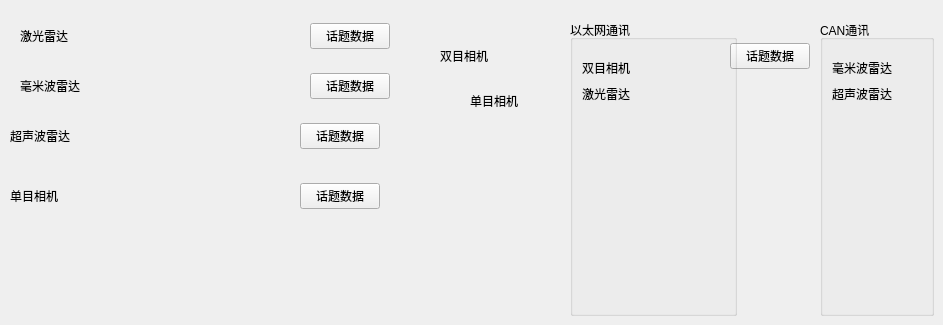
                 <widget class="QWidget" name="tab">
                  <attribute name="title">
                   <string/>
                  </attribute>
                  <widget class="QWidget" name="">
                   <property name="geometry">
                    <rect>
                     <x>20</x>
                     <y>20</y>
                     <width>370</width>
                     <height>33</height>
                    </rect>
                   </property>
                   <layout class="QHBoxLayout" name="horizontalLayout_18">
                    <item>
                     <widget class="QLabel" name="label_30">
                      <property name="minimumSize">
                       <size>
                        <width>0</width>
                        <height>20</height>
                       </size>
                      </property>
                      <property name="maximumSize">
                       <size>
                        <width>16777215</width>
                        <height>20</height>
                       </size>
                      </property>
                      <property name="text">
                       <string>激光雷达    </string>
                      </property>
                     </widget>
                    </item>
                    <item>
                     <spacer name="horizontalSpacer_23">
                      <property name="orientation">
                       <enum>Qt::Horizontal</enum>
                      </property>
                      <property name="sizeHint" stdset="0">
                       <size>
                        <width>40</width>
                        <height>20</height>
                       </size>
                      </property>
                     </spacer>
                    </item>
                    <item>
                     <spacer name="horizontalSpacer_25">
                      <property name="orientation">
                       <enum>Qt::Horizontal</enum>
                      </property>
                      <property name="sizeHint" stdset="0">
                       <size>
                        <width>40</width>
                        <height>20</height>
                       </size>
                      </property>
                     </spacer>
                    </item>
                    <item>
                     <layout class="QHBoxLayout" name="horizontalLayout_laser"/>
                    </item>
                    <item>
                     <spacer name="horizontalSpacer_41">
                      <property name="orientation">
                       <enum>Qt::Horizontal</enum>
                      </property>
                      <property name="sizeHint" stdset="0">
                       <size>
                        <width>40</width>
                        <height>20</height>
                       </size>
                      </property>
                     </spacer>
                    </item>
                    <item>
                     <spacer name="horizontalSpacer_20">
                      <property name="orientation">
                       <enum>Qt::Horizontal</enum>
                      </property>
                      <property name="sizeHint" stdset="0">
                       <size>
                        <width>40</width>
                        <height>20</height>
                       </size>
                      </property>
                     </spacer>
                    </item>
                    <item>
                     <widget class="QPushButton" name="pushButton_topic_lidar">
                      <property name="text">
                       <string>话题数据</string>
                      </property>
                     </widget>
                    </item>
                   </layout>
                  </widget>
                  <widget class="QWidget" name="">
                   <property name="geometry">
                    <rect>
                     <x>20</x>
                     <y>70</y>
                     <width>370</width>
                     <height>33</height>
                    </rect>
                   </property>
                   <layout class="QHBoxLayout" name="horizontalLayout_25">
                    <item>
                     <widget class="QLabel" name="label_35">
                      <property name="minimumSize">
                       <size>
                        <width>0</width>
                        <height>20</height>
                       </size>
                      </property>
                      <property name="maximumSize">
                       <size>
                        <width>16777215</width>
                        <height>20</height>
                       </size>
                      </property>
                      <property name="text">
                       <string>毫米波雷达</string>
                      </property>
                     </widget>
                    </item>
                    <item>
                     <spacer name="horizontalSpacer_46">
                      <property name="orientation">
                       <enum>Qt::Horizontal</enum>
                      </property>
                      <property name="sizeHint" stdset="0">
                       <size>
                        <width>40</width>
                        <height>20</height>
                       </size>
                      </property>
                     </spacer>
                    </item>
                    <item>
                     <spacer name="horizontalSpacer_48">
                      <property name="orientation">
                       <enum>Qt::Horizontal</enum>
                      </property>
                      <property name="sizeHint" stdset="0">
                       <size>
                        <width>40</width>
                        <height>20</height>
                       </size>
                      </property>
                     </spacer>
                    </item>
                    <item>
                     <layout class="QHBoxLayout" name="horizontalLayout_laser2"/>
                    </item>
                    <item>
                     <spacer name="horizontalSpacer_32">
                      <property name="orientation">
                       <enum>Qt::Horizontal</enum>
                      </property>
                      <property name="sizeHint" stdset="0">
                       <size>
                        <width>40</width>
                        <height>20</height>
                       </size>
                      </property>
                     </spacer>
                    </item>
                    <item>
                     <spacer name="horizontalSpacer_54">
                      <property name="orientation">
                       <enum>Qt::Horizontal</enum>
                      </property>
                      <property name="sizeHint" stdset="0">
                       <size>
                        <width>40</width>
                        <height>20</height>
                       </size>
                      </property>
                     </spacer>
                    </item>
                    <item>
                     <widget class="QPushButton" name="pushButton_topic_radar">
                      <property name="text">
                       <string>话题数据</string>
                      </property>
                     </widget>
                    </item>
                   </layout>
                  </widget>
                  <widget class="QWidget" name="">
                   <property name="geometry">
                    <rect>
                     <x>10</x>
                     <y>120</y>
                     <width>370</width>
                     <height>33</height>
                    </rect>
                   </property>
                   <layout class="QHBoxLayout" name="horizontalLayout_45">
                    <item>
                     <widget class="QLabel" name="label_65">
                      <property name="minimumSize">
                       <size>
                        <width>0</width>
                        <height>20</height>
                       </size>
                      </property>
                      <property name="maximumSize">
                       <size>
                        <width>16777215</width>
                        <height>20</height>
                       </size>
                      </property>
                      <property name="text">
                       <string>超声波雷达</string>
                      </property>
                     </widget>
                    </item>
                    <item>
                     <spacer name="horizontalSpacer_69">
                      <property name="orientation">
                       <enum>Qt::Horizontal</enum>
                      </property>
                      <property name="sizeHint" stdset="0">
                       <size>
                        <width>40</width>
                        <height>20</height>
                       </size>
                      </property>
                     </spacer>
                    </item>
                    <item>
                     <spacer name="horizontalSpacer_68">
                      <property name="orientation">
                       <enum>Qt::Horizontal</enum>
                      </property>
                      <property name="sizeHint" stdset="0">
                       <size>
                        <width>40</width>
                        <height>20</height>
                       </size>
                      </property>
                     </spacer>
                    </item>
                    <item>
                     <layout class="QHBoxLayout" name="horizontalLayout_tof"/>
                    </item>
                    <item>
                     <spacer name="horizontalSpacer_55">
                      <property name="orientation">
                       <enum>Qt::Horizontal</enum>
                      </property>
                      <property name="sizeHint" stdset="0">
                       <size>
                        <width>40</width>
                        <height>20</height>
                       </size>
                      </property>
                     </spacer>
                    </item>
                    <item>
                     <spacer name="horizontalSpacer_56">
                      <property name="orientation">
                       <enum>Qt::Horizontal</enum>
                      </property>
                      <property name="sizeHint" stdset="0">
                       <size>
                        <width>40</width>
                        <height>20</height>
                       </size>
                      </property>
                     </spacer>
                    </item>
                    <item>
                     <widget class="QPushButton" name="pushButton_topic_tof">
                      <property name="text">
                       <string>话题数据</string>
                      </property>
                     </widget>
                    </item>
                   </layout>
                  </widget>
                  <widget class="QWidget" name="">
                   <property name="geometry">
                    <rect>
                     <x>10</x>
                     <y>180</y>
                     <width>370</width>
                     <height>33</height>
                    </rect>
                   </property>
                   <layout class="QHBoxLayout" name="horizontalLayout_26">
                    <item>
                     <widget class="QLabel" name="label_31">
                      <property name="minimumSize">
                       <size>
                        <width>0</width>
                        <height>20</height>
                       </size>
                      </property>
                      <property name="maximumSize">
                       <size>
                        <width>16777215</width>
                        <height>20</height>
                       </size>
                      </property>
                      <property name="text">
                       <string>单目相机    </string>
                      </property>
                     </widget>
                    </item>
                    <item>
                     <spacer name="horizontalSpacer_49">
                      <property name="orientation">
                       <enum>Qt::Horizontal</enum>
                      </property>
                      <property name="sizeHint" stdset="0">
                       <size>
                        <width>40</width>
                        <height>20</height>
                       </size>
                      </property>
                     </spacer>
                    </item>
                    <item>
                     <spacer name="horizontalSpacer_51">
                      <property name="orientation">
                       <enum>Qt::Horizontal</enum>
                      </property>
                      <property name="sizeHint" stdset="0">
                       <size>
                        <width>40</width>
                        <height>20</height>
                       </size>
                      </property>
                     </spacer>
                    </item>
                    <item>
                     <layout class="QHBoxLayout" name="horizontalLayout_camera"/>
                    </item>
                    <item>
                     <spacer name="horizontalSpacer_74">
                      <property name="orientation">
                       <enum>Qt::Horizontal</enum>
                      </property>
                      <property name="sizeHint" stdset="0">
                       <size>
                        <width>40</width>
                        <height>20</height>
                       </size>
                      </property>
                     </spacer>
                    </item>
                    <item>
                     <spacer name="horizontalSpacer_58">
                      <property name="orientation">
                       <enum>Qt::Horizontal</enum>
                      </property>
                      <property name="sizeHint" stdset="0">
                       <size>
                        <width>40</width>
                        <height>20</height>
                       </size>
                      </property>
                     </spacer>
                    </item>
                    <item>
                     <widget class="QPushButton" name="pushButton_topic_camera">
                      <property name="text">
                       <string>话题数据</string>
                      </property>
                     </widget>
                    </item>
                   </layout>
                  </widget>
                  <widget class="QWidget" name="">
                   <property name="geometry">
                    <rect>
                     <x>440</x>
                     <y>40</y>
                     <width>370</width>
                     <height>33</height>
                    </rect>
                   </property>
                   <layout class="QHBoxLayout" name="horizontalLayout_27">
                    <item>
                     <widget class="QLabel" name="label_32">
                      <property name="minimumSize">
                       <size>
                        <width>0</width>
                        <height>20</height>
                       </size>
                      </property>
                      <property name="maximumSize">
                       <size>
                        <width>16777215</width>
                        <height>20</height>
                       </size>
                      </property>
                      <property name="text">
                       <string>双目相机    </string>
                      </property>
                     </widget>
                    </item>
                    <item>
                     <spacer name="horizontalSpacer_73">
                      <property name="orientation">
                       <enum>Qt::Horizontal</enum>
                      </property>
                      <property name="sizeHint" stdset="0">
                       <size>
                        <width>40</width>
                        <height>20</height>
                       </size>
                      </property>
                     </spacer>
                    </item>
                    <item>
                     <spacer name="horizontalSpacer_75">
                      <property name="orientation">
                       <enum>Qt::Horizontal</enum>
                      </property>
                      <property name="sizeHint" stdset="0">
                       <size>
                        <width>40</width>
                        <height>20</height>
                       </size>
                      </property>
                     </spacer>
                    </item>
                    <item>
                     <layout class="QHBoxLayout" name="horizontalLayout_rgb"/>
                    </item>
                    <item>
                     <spacer name="horizontalSpacer_57">
                      <property name="orientation">
                       <enum>Qt::Horizontal</enum>
                      </property>
                      <property name="sizeHint" stdset="0">
                       <size>
                        <width>40</width>
                        <height>20</height>
                       </size>
                      </property>
                     </spacer>
                    </item>
                    <item>
                     <spacer name="horizontalSpacer_59">
                      <property name="orientation">
                       <enum>Qt::Horizontal</enum>
                      </property>
                      <property name="sizeHint" stdset="0">
                       <size>
                        <width>40</width>
                        <height>20</height>
                       </size>
                      </property>
                     </spacer>
                    </item>
                    <item>
                     <widget class="QPushButton" name="pushButton_topic_rgb">
                      <property name="text">
                       <string>话题数据</string>
                      </property>
                     </widget>
                    </item>
                   </layout>
                  </widget>
                  <widget class="QGroupBox" name="groupBox_19">
                   <property name="geometry">
                    <rect>
                     <x>820</x>
                     <y>20</y>
                     <width>114</width>
                     <height>296</height>
                    </rect>
                   </property>
                   <property name="title">
                    <string>CAN通讯</string>
                   </property>
                   <layout class="QVBoxLayout" name="verticalLayout_26">
                    <item>
                     <widget class="QLabel" name="label_12">
                      <property name="maximumSize">
                       <size>
                        <width>16777215</width>
                        <height>3</height>
                       </size>
                      </property>
                      <property name="text">
                       <string/>
                      </property>
                     </widget>
                    </item>
                    <item>
                     <layout class="QHBoxLayout" name="horizontalLayout_95">
                      <item>
                       <widget class="QLabel" name="label_91">
                        <property name="minimumSize">
                         <size>
                          <width>0</width>
                          <height>20</height>
                         </size>
                        </property>
                        <property name="maximumSize">
                         <size>
                          <width>16777215</width>
                          <height>20</height>
                         </size>
                        </property>
                        <property name="styleSheet">
                         <string notr="true"/>
                        </property>
                        <property name="text">
                         <string>毫米波雷达</string>
                        </property>
                       </widget>
                      </item>
                      <item>
                       <widget class="QLabel" name="label_laser2_state">
                        <property name="styleSheet">
                         <string notr="true"/>
                        </property>
                        <property name="text">
                         <string/>
                        </property>
                       </widget>
                      </item>
                     </layout>
                    </item>
                    <item>
                     <layout class="QHBoxLayout" name="horizontalLayout_30">
                      <item>
                       <widget class="QLabel" name="label_43">
                        <property name="minimumSize">
                         <size>
                          <width>0</width>
                          <height>20</height>
                         </size>
                        </property>
                        <property name="maximumSize">
                         <size>
                          <width>16777215</width>
                          <height>20</height>
                         </size>
                        </property>
                        <property name="styleSheet">
                         <string notr="true"/>
                        </property>
                        <property name="text">
                         <string>超声波雷达</string>
                        </property>
                       </widget>
                      </item>
                      <item>
                       <widget class="QLabel" name="label_tof_state">
                        <property name="styleSheet">
                         <string notr="true"/>
                        </property>
                        <property name="text">
                         <string/>
                        </property>
                       </widget>
                      </item>
                     </layout>
                    </item>
                    <item>
                     <spacer name="verticalSpacer_9">
                      <property name="orientation">
                       <enum>Qt::Vertical</enum>
                      </property>
                      <property name="sizeHint" stdset="0">
                       <size>
                        <width>20</width>
                        <height>40</height>
                       </size>
                      </property>
                     </spacer>
                    </item>
                   </layout>
                  </widget>
                  <widget class="QWidget" name="">
                   <property name="geometry">
                    <rect>
                     <x>470</x>
                     <y>90</y>
                     <width>77</width>
                     <height>22</height>
                    </rect>
                   </property>
                   <layout class="QHBoxLayout" name="horizontalLayout_31">
                    <item>
                     <widget class="QLabel" name="label_44">
                      <property name="minimumSize">
                       <size>
                        <width>0</width>
                        <height>20</height>
                       </size>
                      </property>
                      <property name="maximumSize">
                       <size>
                        <width>16777215</width>
                        <height>20</height>
                       </size>
                      </property>
                      <property name="styleSheet">
                       <string notr="true"/>
                      </property>
                      <property name="text">
                       <string>单目相机</string>
                      </property>
                     </widget>
                    </item>
                    <item>
                     <widget class="QLabel" name="label_camera_state">
                      <property name="styleSheet">
                       <string notr="true"/>
                      </property>
                      <property name="text">
                       <string/>
                      </property>
                     </widget>
                    </item>
                   </layout>
                  </widget>
                  <widget class="QGroupBox" name="groupBox_29">
                   <property name="geometry">
                    <rect>
                     <x>570</x>
                     <y>20</y>
                     <width>167</width>
                     <height>296</height>
                    </rect>
                   </property>
                   <property name="title">
                    <string>以太网通讯</string>
                   </property>
                   <layout class="QVBoxLayout" name="verticalLayout_39">
                    <item>
                     <widget class="QLabel" name="label_38">
                      <property name="maximumSize">
                       <size>
                        <width>16777215</width>
                        <height>3</height>
                       </size>
                      </property>
                      <property name="text">
                       <string/>
                      </property>
                     </widget>
                    </item>
                    <item>
                     <layout class="QHBoxLayout" name="horizontalLayout_32">
                      <item>
                       <widget class="QLabel" name="label_45">
                        <property name="minimumSize">
                         <size>
                          <width>0</width>
                          <height>20</height>
                         </size>
                        </property>
                        <property name="maximumSize">
                         <size>
                          <width>16777215</width>
                          <height>20</height>
                         </size>
                        </property>
                        <property name="styleSheet">
                         <string notr="true"/>
                        </property>
                        <property name="text">
                         <string>双目相机</string>
                        </property>
                       </widget>
                      </item>
                      <item>
                       <widget class="QLabel" name="label_rgb_state">
                        <property name="sizePolicy">
                         <sizepolicy hsizetype="Expanding" vsizetype="Preferred">
                          <horstretch>0</horstretch>
                          <verstretch>0</verstretch>
                         </sizepolicy>
                        </property>
                        <property name="minimumSize">
                         <size>
                          <width>30</width>
                          <height>0</height>
                         </size>
                        </property>
                        <property name="styleSheet">
                         <string notr="true"/>
                        </property>
                        <property name="text">
                         <string/>
                        </property>
                       </widget>
                      </item>
                     </layout>
                    </item>
                    <item>
                     <layout class="QHBoxLayout" name="horizontalLayout_21">
                      <item>
                       <widget class="QLabel" name="label_42">
                        <property name="minimumSize">
                         <size>
                          <width>0</width>
                          <height>20</height>
                         </size>
                        </property>
                        <property name="maximumSize">
                         <size>
                          <width>16777215</width>
                          <height>20</height>
                         </size>
                        </property>
                        <property name="styleSheet">
                         <string notr="true"/>
                        </property>
                        <property name="text">
                         <string>激光雷达</string>
                        </property>
                       </widget>
                      </item>
                      <item>
                       <widget class="QLabel" name="label_laser_state">
                        <property name="minimumSize">
                         <size>
                          <width>30</width>
                          <height>0</height>
                         </size>
                        </property>
                        <property name="styleSheet">
                         <string notr="true"/>
                        </property>
                        <property name="text">
                         <string/>
                        </property>
                       </widget>
                      </item>
                     </layout>
                    </item>
                    <item>
                     <spacer name="verticalSpacer_20">
                      <property name="orientation">
                       <enum>Qt::Vertical</enum>
                      </property>
                      <property name="sizeHint" stdset="0">
                       <size>
                        <width>20</width>
                        <height>40</height>
                       </size>
                      </property>
                     </spacer>
                    </item>
                   </layout>
                  </widget>
                 </widget>
